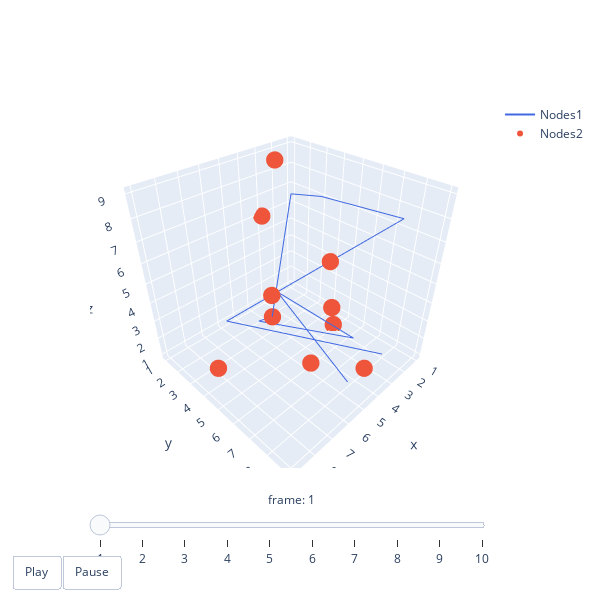

The code cell stored with this chart in its notebook:
### Code cell
# https://community.plotly.com/t/how-to-simultaneously-animate-multiple-traces-of-the-same-figure/64541/4

import plotly.graph_objects as go
import numpy as np
#from plotly.offline import iplot
def rndata():
    return np.random.randint(1,10,10)

n_frames=10
my_colors = ["RoyalBlue", "#09ffff", "#19d3f3", "#e763fa", "#ab63fa", 
             "#636efa", "#00cc96", "#EF553B", "#119DFF", "#0D76BF" ]    

my_symbols= ['circle', 'circle-open', 'cross', 'diamond',
            'diamond-open', 'square', 'square-open', 'x', 'circle', 'diamond']

fig = go.Figure(go.Scatter3d(x=rndata(),y=rndata(),z=rndata(), name='Nodes1',  mode="lines",
                             line_color="RoyalBlue", line_width=2
                             ))
fig.add_scatter3d(x=rndata(),y=rndata(),z=rndata(), 
                  mode="markers", marker_symbol=["circle"]*10, 
                  name='Nodes2', marker_size=6)

frames = []

for k in range(n_frames):
    frames.append(go.Frame(data=[go.Scatter3d(z=rndata(), line_color=my_colors[k]),
                                 go.Scatter3d(marker_symbol=[my_symbols[k]]*10)],
                           traces=[0,1], #This means that the above trace updates (within go.Frame definition)
                                         #are performed for fig.data[0], fig.data[1]
                           name=f"fr{k}"))      
    

fig.update(frames=frames)
updatemenus = [dict(
        buttons = [
            dict(
                args = [None, {"frame": {"duration": 500, "redraw": True},
                                "fromcurrent": True}],
                label = "Play",
                method = "animate"
                ),
            dict(
                 args = [[None], {"frame": {"duration": 0, "redraw": False},
                                  "mode": "immediate",
                                  "transition": {"duration": 0}}],
                label = "Pause",
                method = "animate"
                )
        ],
        direction = "left",
        pad = {"r": 10, "t": 87},
        showactive = False,
        type = "buttons",
        x = 0.1,
        xanchor = "right",
        y = 0,
        yanchor = "top"
    )]  

sliders = [dict(steps = [dict(method= 'animate',
                              args= [[f'frame{k}'],                           
                              dict(mode= 'immediate',
                                   frame= dict(duration=400, redraw=True),
                                   transition=dict(duration= 10))
                                 ],
                              label=f'{k+1}'
                             ) for k in range(n_frames)], 
                active=0,
                transition= dict(duration= 0 ),
                x=0, # slider starting position  
                y=0, 
                currentvalue=dict(font=dict(size=12), 
                                  prefix='frame: ', 
                                  visible=True, 
                                  xanchor= 'center'
                                 ),  
                len=1.0) #slider length
           ]
fig.update_layout(width=600, height=600,  
                  
                  updatemenus=updatemenus,
                  sliders=sliders)
fig.show()

### Figure 1 — Plotly figure (JSON) as saved in the notebook; plotly's stock layout.template omitted (floating-point values rounded to 4 significant figures)
{"data": [{"line": {"color": "RoyalBlue", "width": 2}, "mode": "lines", "name": "Nodes1", "type": "scatter3d", "x": [2, 7, 2, 1, 5, 7, 6, 3, 3, 6], "y": [8, 3, 8, 3, 5, 6, 4, 7, 2, 9], "z": [1, 3, 8, 7, 9, 5, 3, 2, 2, 3]}, {"marker": {"size": 6, "symbol": ["circle", "circle", "circle", "circle", "circle", "circle", "circle", "circle", "circle", "circle"]}, "mode": "markers", "name": "Nodes2", "type": "scatter3d", "x": [6, 7, 5, 3, 7, 5, 3, 9, 2, 7], "y": [8, 6, 9, 2, 8, 7, 1, 5, 5, 6], "z": [6, 6, 3, 9, 4, 7, 6, 3, 1, 5]}], "layout": {"height": 600, "sliders": [{"active": 0, "currentvalue": {"font": {"size": 12}, "prefix": "frame: ", "visible": true, "xanchor": "center"}, "len": 1, "steps": [{"args": [["frame0"], {"frame": {"duration": 400, "redraw": true}, "mode": "immediate", "transition": {"duration": 10}}], "label": "1", "method": "animate"}, {"args": [["frame1"], {"frame": {"duration": 400, "redraw": true}, "mode": "immediate", "transition": {"duration": 10}}], "label": "2", "method": "animate"}, {"args": [["frame2"], {"frame": {"duration": 400, "redraw": true}, "mode": "immediate", "transition": {"duration": 10}}], "label": "3", "method": "animate"}, {"args": [["frame3"], {"frame": {"duration": 400, "redraw": true}, "mode": "immediate", "transition": {"duration": 10}}], "label": "4", "method": "animate"}, {"args": [["frame4"], {"frame": {"duration": 400, "redraw": true}, "mode": "immediate", "transition": {"duration": 10}}], "label": "5", "method": "animate"}, {"args": [["frame5"], {"frame": {"duration": 400, "redraw": true}, "mode": "immediate", "transition": {"duration": 10}}], "label": "6", "method": "animate"}, {"args": [["frame6"], {"frame": {"duration": 400, "redraw": true}, "mode": "immediate", "transition": {"duration": 10}}], "label": "7", "method": "animate"}, {"args": [["frame7"], {"frame": {"duration": 400, "redraw": true}, "mode": "immediate", "transition": {"duration": 10}}], "label": "8", "method": "animate"}, {"args": [["frame8"], {"frame": {"duration": 400, "redraw": true}, "mode": "immediate", "transition": {"duration": 10}}], "label": "9", "method": "animate"}, {"args": [["frame9"], {"frame": {"duration": 400, "redraw": true}, "mode": "immediate", "transition": {"duration": 10}}], "label": "10", "method": "animate"}], "transition": {"duration": 0}, "x": 0, "y": 0}], "updatemenus": [{"buttons": [{"args": [null, {"frame": {"duration": 500, "redraw": true}, "fromcurrent": true}], "label": "Play", "method": "animate"}, {"args": [[null], {"frame": {"duration": 0, "redraw": false}, "mode": "immediate", "transition": {"duration": 0}}], "label": "Pause", "method": "animate"}], "direction": "left", "pad": {"r": 10, "t": 87}, "showactive": false, "type": "buttons", "x": 0.1, "xanchor": "right", "y": 0, "yanchor": "top"}], "width": 600}}
